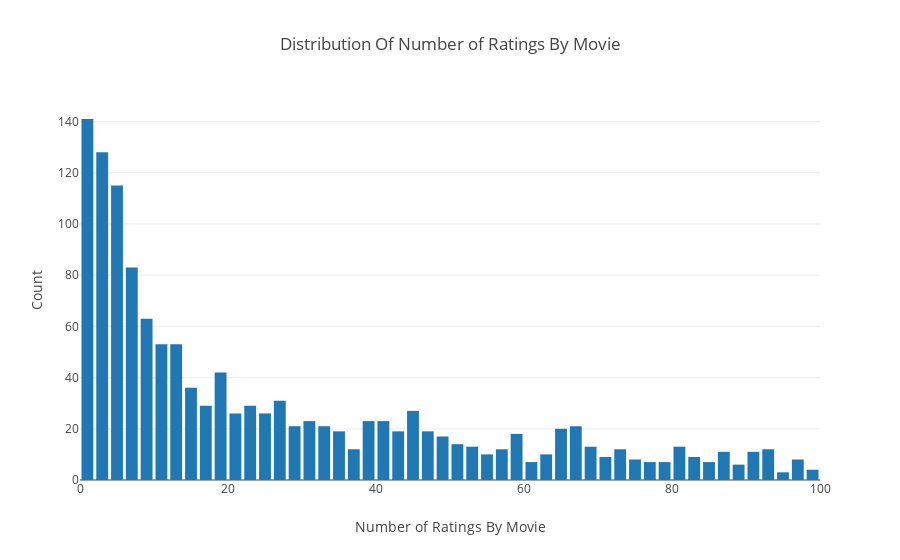

Source (notebook cell):
### Markdown cell above
# Rating distribution by movie - want to know comon count of ratings

### Code cell
# Number of ratings by title - clipped at 100
data = df.groupby('item')['rating'].count()

# Create trace
trace = go.Histogram(x = data.values,
                     name = 'Ratings',
                     xbins = dict(start = 0,
                                  end = 100,
                                  size = 2))
# Create layout
layout = go.Layout(title = 'Distribution Of Number of Ratings By Movie',
                   xaxis = dict(title = 'Number of Ratings By Movie'),
                   yaxis = dict(title = 'Count'),
                   bargap = 0.2)

# Create plot
fig = go.Figure(data=[trace], layout=layout)
iplot(fig)

### Figure 1 — Plotly figure (JSON) as saved in the notebook; plotly's stock layout.template omitted (floating-point values rounded to 4 significant figures; data arrays with more than 128 entries replaced by an {"elided": "..."} marker saying what was removed)
{"data": [{"name": "Ratings", "type": "histogram", "uid": "0fa4fd06-f5bb-4e1d-98e4-7605ee89ec03", "x": {"elided": "1682 int values"}, "xbins": {"end": 100, "size": 2, "start": 0}}], "layout": {"bargap": 0.2, "title": "Distribution Of Number of Ratings By Movie", "xaxis": {"title": "Number of Ratings By Movie"}, "yaxis": {"title": "Count"}}}
